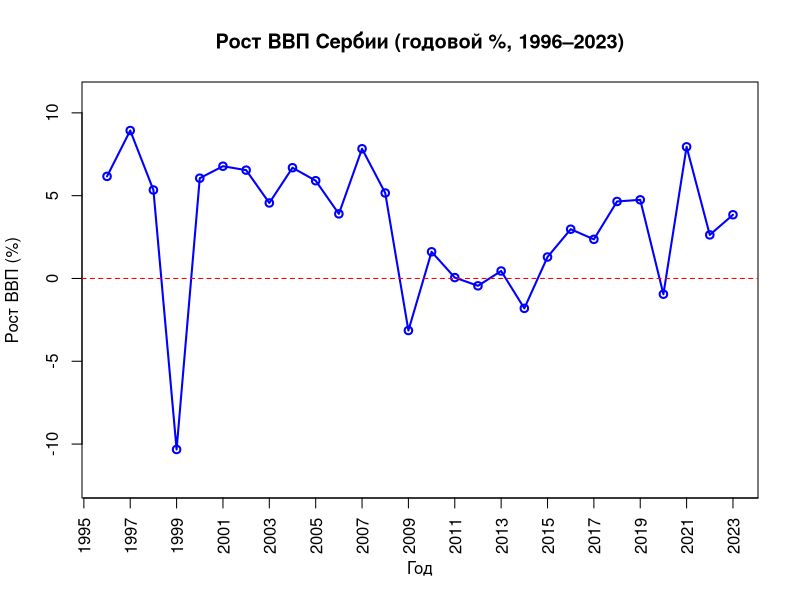
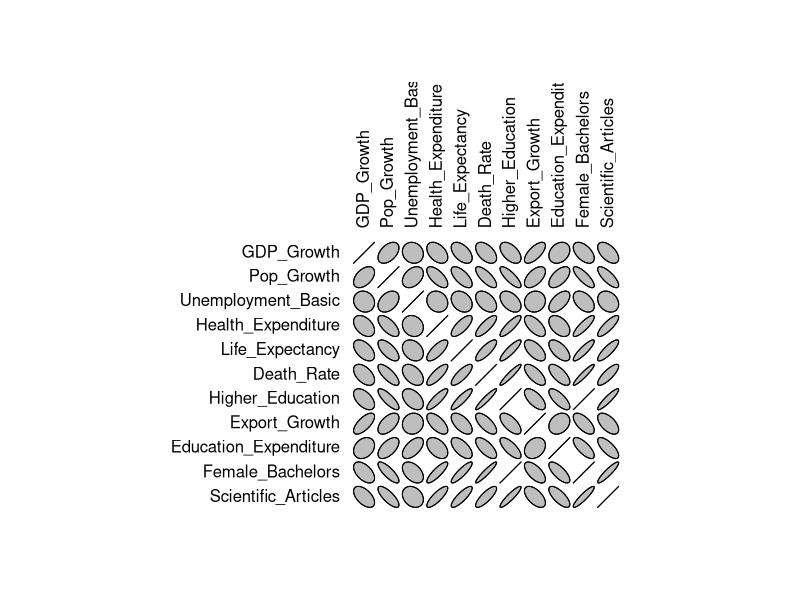

The R script that drew these images, in order: (Note: this script raises an error after producing the figures.)
install.packages("GGally", dependencies = TRUE)
install.packages("car", dependencies = TRUE)
library(car)
library(GGally)
library(readr)

data <- read_delim("serbia.csv", delim = ",", na = c("..", ""), locale = locale(encoding = "latin1"))

# Чтение данных
data <- read.csv("serbia.csv", sep = ",",  header = TRUE, stringsAsFactors = FALSE, fileEncoding = "UTF-8")
years <- 1989:2023

# 1. График прироста ВВП
gdp_growth <- data[data$Series.Code == "NY.GDP.MKTP.KD.ZG", ]

gdp_values <- as.numeric(gdp_growth[5:39]) 

valid_years <- years[!is.na(gdp_values)]
valid_values <- gdp_values[!is.na(gdp_values)]

plot(valid_years, valid_values, 
     type = "o",
     col = "blue", 
     lwd = 2,
     main = "Рост ВВП Сербии (годовой %, 1996–2023)",
     xlab = "Год",
     ylab = "Рост ВВП (%)",
     ylim = c(min(valid_values, na.rm = TRUE) - 2, max(valid_values, na.rm = TRUE) + 2),
     xaxt = "n")
axis(1, at = seq(1995, 2025 , by = 2), las = 2)
abline(h = 0, col = "red", lty = 2)


# 2. Визуализация корреляции
library(ellipse)
df <- data.frame(
  GDP_Growth = as.numeric(data[data$Series.Code == "NY.GDP.MKTP.KD.ZG", 5:39]),
  Pop_Growth = as.numeric(data[data$Series.Code == "SP.POP.GROW", 5:39]),
  Unemployment_Basic = as.numeric(data[data$Series.Code == "SL.UEM.BASC.ZS", 5:39]),
  Health_Expenditure = as.numeric(data[data$Series.Code == "SH.XPD.CHEX.GD.ZS", 5:39]),
  Life_Expectancy = as.numeric(data[data$Series.Code == "SP.DYN.LE00.IN", 5:39]),
  Death_Rate = as.numeric(data[data$Series.Code == "SP.DYN.CDRT.IN", 5:39]),
  Higher_Education = as.numeric(data[data$Series.Code == "SE.TER.CUAT.BA.ZS", 5:39]),
  Export_Growth = as.numeric(data[data$Series.Code == "NE.EXP.GNFS.KD.ZG", 5:39]),
  Education_Expenditure = as.numeric(data[data$Series.Code == "SE.XPD.TOTL.GD.ZS", 5:39]),
  Female_Bachelors = as.numeric(data[data$Series.Code == "SE.TER.CUAT.BA.FE.ZS", 5:39]),
  Scientific_Articles = as.numeric(data[data$Series.Code == "IP.JRN.ARTC.SC", 5:39])
)

# Функция для интерполяции NA значений
interpolate_na <- function(x) {
  if(all(is.na(x))) return(x)
  if (sum(!is.na(x)) < 2) {
    warning(paste("Слишком мало данных для интерполяции в столбце. Пропуск."))
    return(x)
  }
  
  # Линейная интерполяция
  approx(1:length(x), x, xout = 1:length(x), method = "linear", rule = 2)$y
}

# Применяем интерполяцию ко всем столбцам
df_interpolated <- as.data.frame(lapply(df, interpolate_na))

# Вычисление корреляционной матрицы (метод Спирмена)
cor_matrix <- cor(df_interpolated, method = "spearman")

# Построение графика корреляции
plotcorr(cor_matrix)

# 1. Корреляция роста ВВП и прироста населения
cor(df_interpolated$GDP_Growth, df_interpolated$Pop_Growth, method = "spearman")
cor.test(df_interpolated$GDP_Growth, df_interpolated$Pop_Growth, method = "spearman")

# 2. Прирост населения и динамика безработицы (базовое образование)
cor(df_interpolated$Unemployment_Basic, df_interpolated$Pop_Growth, method = "spearman")
cor.test(df_interpolated$Unemployment_Basic, df_interpolated$Pop_Growth, method = "spearman")

# 3. Расходы на медицину и продолжительность жизни/смертность
# Медицина и продолжительность жизни
cor(df_interpolated$Health_Expenditure, df_interpolated$Life_Expectancy, method = "spearman")
cor.test(df_interpolated$Health_Expenditure, df_interpolated$Life_Expectancy, method = "spearman")

# Медицина и смертность
cor(df_interpolated$Health_Expenditure, df_interpolated$Death_Rate, method = "spearman")
cor.test(df_interpolated$Health_Expenditure, df_interpolated$Death_Rate, method = "spearman")

# 4. Высшее образование и экспорт/высокотехнологичное производство
# Образование и экспорт
cor(df_interpolated$Higher_Education, df_interpolated$Export_Growth, method = "spearman")
cor.test(df_interpolated$Higher_Education, df_interpolated$Export_Growth, method = "spearman")

# Образование и высокие технологии
cor(df_interpolated$Higher_Education, df_interpolated$High_Tech_Exports, method = "spearman")
cor.test(df_interpolated$Higher_Education, df_interpolated$High_Tech_Exports, method = "spearman")

# 5. Расходы на образование и бакалавры среди женщин
cor(df_interpolated$Education_Expenditure, df_interpolated$Female_Bachelors, method = "spearman")
cor.test(df_interpolated$Education_Expenditure, df_interpolated$Female_Bachelors, method = "spearman")

# 6. Высшее образование и научные статьи в журналах
cor(df_interpolated$Higher_Education, df_interpolated$Scientific_Articles, method = "spearman")
cor.test(df_interpolated$Higher_Education, df_interpolated$Scientific_Articles, method = "spearman")

ggpairs(df_interpolated,
        upper = list(continuous = wrap("cor", method = "spearman")),
        title = "Матрица корреляций (метод Спирмена)"
)

# 3. Регрессия
fit_export <- lm(Export_Growth ~ GDP_Growth + Health_Expenditure, data=df_interpolated)
fit_export
summary(fit_export)

# 4. Предсказание модели
predictions <- predict(fit_export)
df_interpolated$Predicted_Export <- predict(fit_export, newdata = df_interpolated)

years <- c(years, 2023)

plot(years, df_interpolated$Export_Growth, 
     col = "blue", pch = 19, 
     xlab = "Год", ylab = "Прирост экспорта",
     main = "Фактический и предсказанный прирост экспорта")
points(years, df_interpolated$Predicted_Export, 
       col = "red", pch = 19)
lines(years, df_interpolated$Export_Growth, 
      col = "blue")
lines(years, df_interpolated$Predicted_Export, 
      col = "red")
legend("bottomright", 
       legend = c("Фактические", "Предсказанные"),
       col = c("blue", "red"), pch = c(19, 19))
